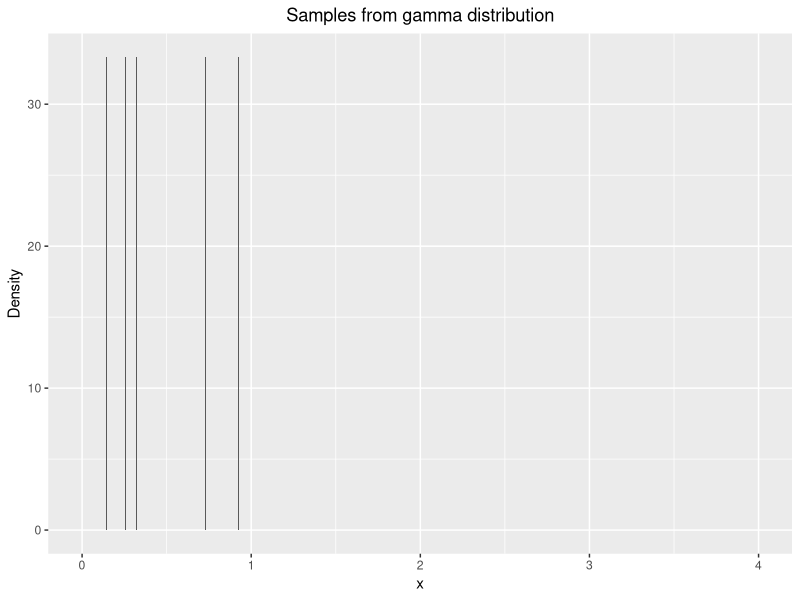
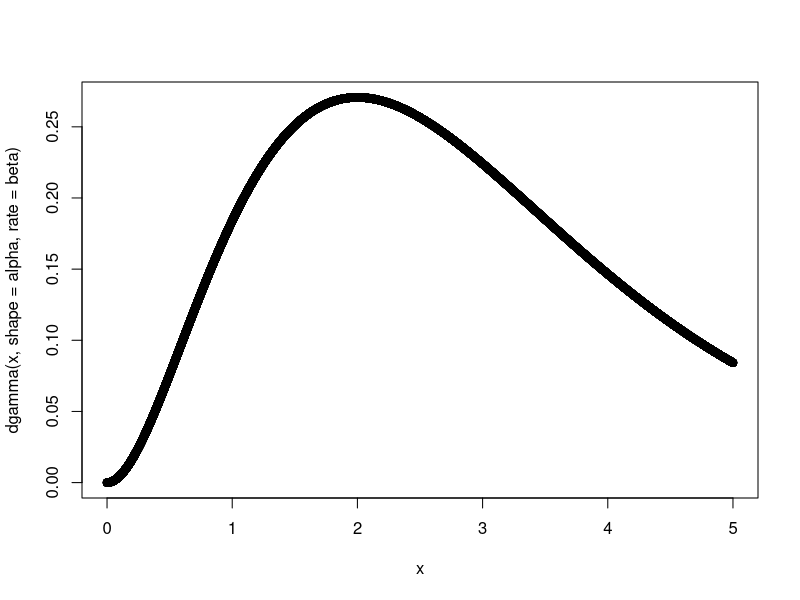

Generate these figures, in order, with R:
## ---- chunk 1
# f_b1 returns the value of f in this exercise, a gamma distribution
f_b1 <- function(alpha, x) {
  gamma = (1/gamma(alpha))*x^(alpha-1)*exp(-x)
  return((gamma)*(x>0))
}

# Delete this before the files are merges, only for help 
# alpha: parameter alpha
# n: number of samples to generate
# dist1 returns a vector of random numbers from the distribution g
dist1 <- function(alpha, n) {
   u <- runif(n)
   L = u<ca(alpha)/alpha
   res = c(1:n)*0
   res[L] = (u[L]*alpha/ca(alpha))^(1/alpha)
   res[!L] = -log((1-u[!L])/ca(alpha))
   return(list(res,u))
}

# ca: normalizing constant
ca <- function(alpha) {
  return(exp(1)*alpha/(exp(1)+alpha))
}

# g_test is the theoretical function to test the algorithm with 
g_test = function(alpha, x) {
  res = c(1:length(x))*0
  L = x<1&x>0
  res[L] = ca(alpha)*x[L]^(alpha-1)
  res[!L] = ca(alpha)*exp(-x[!L])
  return (res)
}

# acceptance_criterion returns the alpha to accept/reject in rejection sampling
acceptance_criterion <- function(alpha, x) {
  const = (exp(1)+alpha)/(gamma(alpha)*exp(1)*alpha)
  alpha = f_b1(alpha, x)/(const*g_test(alpha, x))
  return(alpha)
}

# rejection_b generates samples from f by rejection sampling
# n: number of samples to generate
# alpha: shape parameter 
rejection_b <- function(alpha, n) {
  out = 1:n
  
  for (i in 1:n) {
    finished = 0
    while(finished==0) {
      u = runif(1)
      x = dist1(alpha, 1)[[1]]
      acceptance = acceptance_criterion(alpha, x)
      if(u <= acceptance) {
        out[i] = x
        print(x)
        finished = 1
      }
    }
  }
  return(out)
}

n = 10
alpha = 0.7

library(ggplot2)
samples_b1 <- rejection_b(alpha, n)
x <- seq(0,1,0.001)
data_b1 <- data.frame("samples_b1"=samples_b1)
ggplot(data=data_b1, aes(data_b1$samples_b1)) +
geom_histogram(aes(y=..density..), breaks = seq(0, 1, by = 0.005)) +theme(plot.title = element_text(hjust = 0.5))+
xlim(c(0,4)) + labs(title="Samples from gamma distribution", x="x", y="Density") +
stat_function(fun = g_test, args = list(shape = alpha), color = "red")

## ---- chunk 2
# TODO: Write an R function that generates a vector of n independent samples from f. Use the function
# to check how many tries the algorithm needs to generate n = 1000 realisations depending on
# the value of α ∈ (1, 2000]. Generate a plot with values of α on the x-axis and the number of
# tries used on the y-axis. Interpret the result.
# Caution: You need to implement the algorithm on log-scale, otherwise you will get NAs already
# for α around 30.
## ---- chunk 3
# TODO: Write an R function that generates a vector of n independent samples from a gamma distribution
#with parameters α and β. Note that the function should work for any values α > 0 and β > 0,

rate <- 1 
x <- seq(0, 5, by=0.0001)  
alpha =3
beta=1
plot(x,dgamma(x, shape=alpha, rate=beta))

